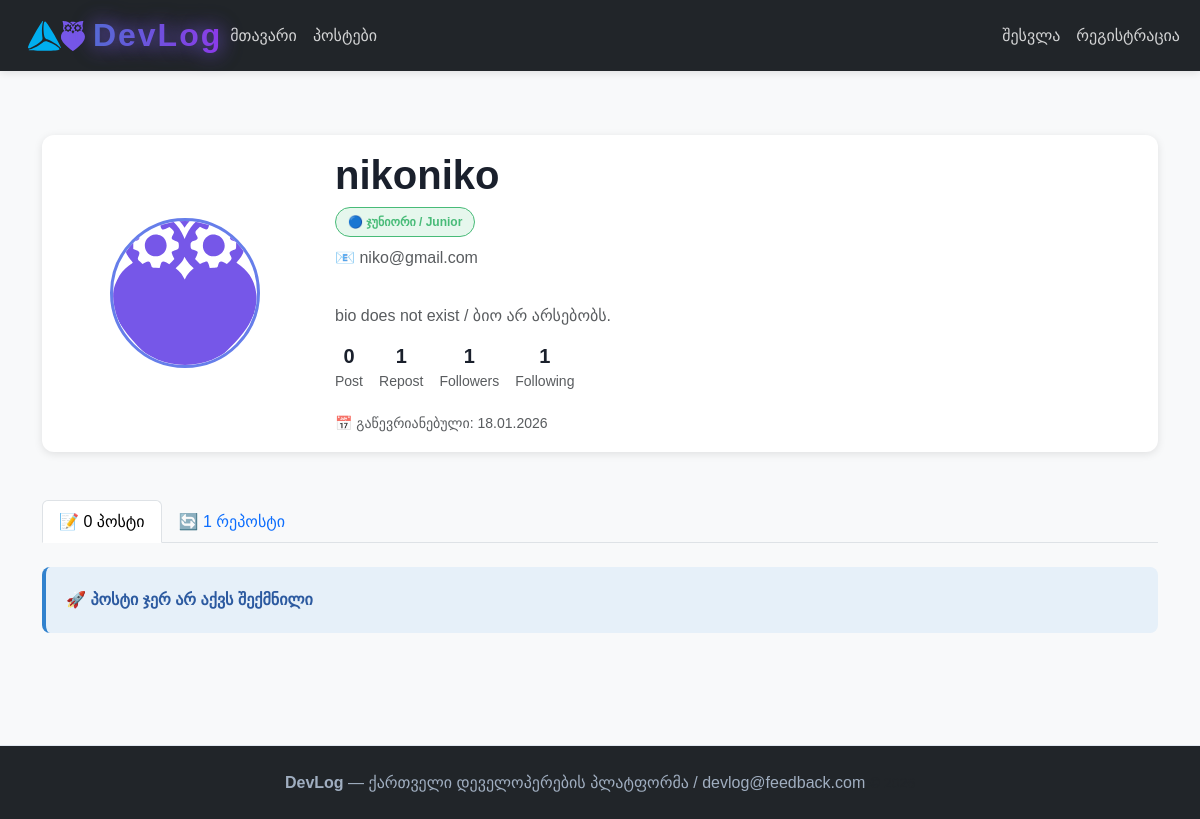
Screenshot of /user/nikoniko with the database file from the repository.
### models.py (models this page shows, shortened)
class User(db.Model):
    __tablename__ = 'users'
    id = db.Column(db.Integer, primary_key=True)
    username = db.Column(db.String(80), unique=True)
    email = db.Column(db.String(120), unique=True)
    password = db.Column(db.String(255))
    role = db.Column(db.String(20), default='user')
    level = db.Column(db.String(50), default='beginner')
    gender = db.Column(db.String(20), default='other')
    profile_photo = db.Column(db.String(255), default='/static/images/avatar-default.png')
    bio = db.Column(db.Text, default='')
    created_at = db.Column(db.DateTime, default=datetime.now)
    posts = db.relationship('Post', backref='author')
    comments = db.relationship('Comment', backref='author')
    likes = db.relationship('Like', backref='author')
    reposts = db.relationship('Repost', backref='author')
    notifications = db.relationship('Notification', backref='recipient', foreign_keys='Notification.user_id')
    sent_notifications = db.relationship('Notification', backref='sender', foreign_keys='Notification.sender_id')
    messages_sent = db.relationship('Message', backref='sender', foreign_keys='Message.sender_id')
    messages_received = db.relationship('Message', backref='receiver', foreign_keys='Message.receiver_id')
    following = db.relationship(
        'User',
        secondary=follow_table,
        primaryjoin=follow_table.c.follower_id == id,
        secondaryjoin=follow_table.c.followed_id == id,
        backref='followers'
    )

### routes.py (the view)
    @app.route('/user/<username>')
    def user_profile(username):
        user = User.query.filter_by(username=username).first()
        if user is None:
            return "User not found", 404
        user_posts_all = Post.query.filter_by(author_id=user.id).all()
        user_posts = sorted(user_posts_all, key=lambda p: p.created_at, reverse=True)
        user_reposts_all = Repost.query.filter_by(author_id=user.id).all()
        user_reposts = []
        for repost_obj in user_reposts_all:
            post_obj = Post.query.get(repost_obj.post_id)
            if post_obj:
                user_reposts.append(post_obj)
        user_reposts = sorted(user_reposts, key=lambda p: p.created_at, reverse=True)
        is_following = False
        is_mutual_follow = False
        current_user = get_current_user()
        if current_user and current_user.id != user.id:
            is_following = user in current_user.following
            follows_you = current_user in user.followers
            is_mutual_follow = is_following and follows_you
        return render_template('user_profile.html', user=user, posts=user_posts, reposts=user_reposts, is_following=is_following, is_mutual_follow=is_mutual_follow)

### app.py (called while the page is built)
def get_current_user():
    if 'user_id' in session:
        user = User.query.get(session['user_id'])
        return user
    return None

def get_unread_count():
    user = get_current_user()
    if user:
        notifications = Notification.query.filter_by(user_id=user.id, is_read=False).all()
        count = len(notifications)
        return count
    return 0

@app.context_processor
def inject_globals():
    user = get_current_user()
    if user:
        user.is_authenticated = True
    return {
        'current_user': user,
        'unread_notifications_count': get_unread_count()
    }

### templates/user_profile.html (shortened to what this page needs)
{% extends "base.html" %}
{% block content %}
<div class="container py-5">
    <div class="card mb-5">
        <div class="card-body">
            <div class="row align-items-center">
                <div class="col-md-3 text-center mb-3 mb-md-0 position-relative">
                    <img src="{{ user.profile_photo }}" alt="{{ user.username }}" class="rounded-circle" width="150" height="150" style="object-fit: cover; border: 3px solid #667eea;">
                </div>
                <div class="col-md-9">
                    <div class="d-flex justify-content-between align-items-start mb-3">
                        <div>
                            <h1 class="mb-2">{{ user.username }}</h1>
                            <div class="mb-2">
                                <span class="badge badge-level">
                                    {% if user.level == 'beginner' %}🟢 სტაჟიორი / Trainee
                                    {% elif user.level == 'junior' %}🔵 ჯუნიორი / Junior
                                    {% elif user.level == 'intermediate' %}🟠 საშუალო / Mid-Level
                                    {% else %}🔴 სენიორი / Senior
                                    {% endif %}
                                </span>
                            </div>
                            <p class="text-muted mb-3">📧 {{ user.email }}</p>
                        </div>
                    </div>
                    <div class="bio-section mb-3">
                        {% if user.bio %}
                            <p class="lead mb-3 mt-3">{{ user.bio }}</p>
                        {% else %}
                            <p class="text-muted mb-3 mt-3">bio does not exist / ბიო არ არსებობს.</p>
                        {% endif %}
                    </div>
                    <div class="row g-3 mb-3">
                        <div class="col-auto">
                            <div class="text-center">
                                <h5 class="mb-0">{{ posts|length }}</h5>
                                <small class="text-muted">Post</small>
                            </div>
                        </div>
                        <div class="col-auto">
                            <div class="text-center">
                                <h5 class="mb-0">{{ reposts|length }}</h5>
                                <small class="text-muted">Repost</small>
                            </div>
                        </div>
                        <div class="col-auto">
                            <div class="text-center">
                                <a href="{{ url_for('view_followers', username=user.username) }}" class="text-decoration-none">
                                    <h5 class="mb-0">{{ user.followers|length }}</h5>
                                    <small class="text-muted">Followers</small>
                                </a>
                            </div>
                        </div>
                        <div class="col-auto">
                            <div class="text-center">
                                <a href="{{ url_for('view_following', username=user.username) }}" class="text-decoration-none">
                                    <h5 class="mb-0">{{ user.following|length }}</h5>
                                    <small class="text-muted">Following</small>
                                </a>
                            </div>
                        </div>
                    </div>
                    <small class="text-muted">📅 გაწევრიანებული: {{ user.created_at.strftime('%d.%m.%Y') }}</small>
                </div>
            </div>
        </div>
    </div>
    <ul class="nav nav-tabs mb-4" role="tablist">
        <li class="nav-item" role="presentation">
            <button class="nav-link active" id="posts-tab" data-bs-toggle="tab" data-bs-target="#posts-content" type="button" role="tab" aria-controls="posts-content" aria-selected="true">
                📝 {{ posts|length }} პოსტი
            </button>
        </li>
        <li class="nav-item" role="presentation">
            <button class="nav-link" id="reposts-tab" data-bs-toggle="tab" data-bs-target="#reposts-content" type="button" role="tab" aria-controls="reposts-content" aria-selected="false">
                🔄 {{ reposts|length }} რეპოსტი
            </button>
        </li>
    </ul>
    <div class="tab-content">
        <div class="tab-pane fade show active" id="posts-content" role="tabpanel" aria-labelledby="posts-tab">
            {% if posts %}
                <div class="row g-4">
                    {% for post in posts %}
                        <div class="col-12">
                            <div class="card post-card">
                                {% if post.photo %}
                                <img src="{{ url_for('static', filename='uploads/posts/' + post.photo) }}" class="card-img-top" alt="{{ post.title }}" style="max-height: 200px; object-fit: cover;">
                                {% endif %}
                                <div class="card-body">
                                    <div class="d-flex justify-content-between align-items-start mb-2">
                                        <h5 class="card-title mb-0">
                                            <a href="{{ url_for('post_detail', post_id=post.id) }}" class="text-decoration-none">{{ post.title }}</a>
                                        </h5>
                                        {% if not post.is_published %}
                                            <span class="badge bg-warning">⏳ მოლოდინშია</span>
                                        {% endif %}
                                    </div>
                                    <div class="mb-3">
                                        <span class="badge badge-language">{{ post.language }}</span>
                                        <span class="badge badge-level">
                                            {% if post.level == 'beginner' %}🟢 სტაჟიორი / Trainee
                                            {% elif post.level == 'junior' %}🔵 ჯუნიორი / Junior
                                            {% elif post.level == 'intermediate' %}🟠 საშუალო / Mid-Level
                                            {% else %}🔴 სენიორი / Senior
                                            {% endif %}
                                        </span>
                                    </div>
                                    <p class="card-text text-muted">
                                        {{ post.content[:200] }}{% if post.content|length > 200 %}...{% endif %}
                                    </p>
                                    <div class="d-flex justify-content-between align-items-center small text-muted">
                                        <span>📅 {{ post.created_at.strftime('%d.%m.%Y') }}</span>
                                        <a href="{{ url_for('post_detail', post_id=post.id) }}" class="btn btn-sm btn-outline-primary">წაკითხვა</a>
                                        {% if current_user and (current_user.id == post.author_id or current_user.role == 'admin') %}
                                        <form method="POST" action="{{ url_for('delete_post', post_id=post.id) }}" style="display:inline;" onsubmit="return confirm('დარწმუნებული ხარ რომ გინდა პოსტის წაშლა?');">
                                            <button type="submit" class="btn btn-sm btn-danger ms-2">🗑️ წაშლა</button>
                                        </form>
                                        {% endif %}
                                    </div>
                                </div>
                            </div>
                        </div>
                    {% endfor %}
                </div>
            {% else %}
                <div class="alert alert-info" role="alert">
                    <strong>🚀 პოსტი ჯერ არ აქვს შექმნილი</strong>
                </div>
            {% endif %}
        </div>
    </div>
</div>
{% endblock %}

### static/css/style.css (style rules this page uses)
html, body { height: 100%; font-family: Arial, sans-serif; margin: 0; padding: 0; }
body { background-color: #f8f9fa; color: #2d3748; line-height: 1.6; }
h1, h2, h3, h4, h5, h6 { color: #1a202c; font-weight: bold; margin-bottom: 1rem; }
p { line-height: 1.6; color: #4a5568; }
a { color: #667eea; text-decoration: none; }
.card { border: none; border-radius: 12px; box-shadow: 0 2px 8px rgba(0, 0, 0, 0.1); }
.badge { padding: 8px 12px; border-radius: 20px; font-weight: bold; font-size: 12px; display: inline-block; }
.badge-level { background-color: #e6f7ed; color: #48bb78; border: 1px solid #48bb78; }
.alert { border-radius: 8px; border: none; padding: 20px; }
.alert-info { background-color: #e6f0f9; color: #2c5aa0; border-left: 4px solid #3182ce; }

### rows the page displays
User: profile_photo (picture), username "nikoniko", email "niko@gmail.com", created_at "18.01.2026"

### other values shown
{{ posts|length }} "0"
{{ reposts|length }} "1"
{{ user.followers|length }} "1"
{{ user.following|length }} "1"
